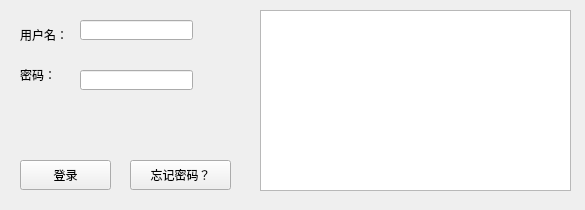
<?xml version="1.0" encoding="UTF-8"?>
<ui version="4.0">
 <class>Form</class>
 <widget class="QWidget" name="Form">
  <property name="geometry">
   <rect>
    <x>0</x>
    <y>0</y>
    <width>585</width>
    <height>210</height>
   </rect>
  </property>
  <property name="windowTitle">
   <string>Form</string>
  </property>
  <widget class="QLabel" name="label">
   <property name="geometry">
    <rect>
     <x>20</x>
     <y>20</y>
     <width>54</width>
     <height>30</height>
    </rect>
   </property>
   <property name="text">
    <string>用户名：</string>
   </property>
  </widget>
  <widget class="QLabel" name="label_2">
   <property name="geometry">
    <rect>
     <x>20</x>
     <y>60</y>
     <width>54</width>
     <height>30</height>
    </rect>
   </property>
   <property name="text">
    <string>密码：</string>
   </property>
  </widget>
  <widget class="QTextBrowser" name="textBrowser">
   <property name="geometry">
    <rect>
     <x>260</x>
     <y>10</y>
     <width>311</width>
     <height>181</height>
    </rect>
   </property>
  </widget>
  <widget class="QPushButton" name="pushButton">
   <property name="geometry">
    <rect>
     <x>20</x>
     <y>160</y>
     <width>91</width>
     <height>30</height>
    </rect>
   </property>
   <property name="text">
    <string>登录</string>
   </property>
  </widget>
  <widget class="QPushButton" name="pushButton_2">
   <property name="geometry">
    <rect>
     <x>130</x>
     <y>160</y>
     <width>101</width>
     <height>30</height>
    </rect>
   </property>
   <property name="text">
    <string>忘记密码？</string>
   </property>
  </widget>
  <widget class="QLineEdit" name="lineEdit">
   <property name="geometry">
    <rect>
     <x>80</x>
     <y>20</y>
     <width>113</width>
     <height>20</height>
    </rect>
   </property>
  </widget>
  <widget class="QLineEdit" name="lineEdit_2">
   <property name="geometry">
    <rect>
     <x>80</x>
     <y>70</y>
     <width>113</width>
     <height>20</height>
    </rect>
   </property>
  </widget>
 </widget>
 <resources/>
 <connections/>
</ui>
